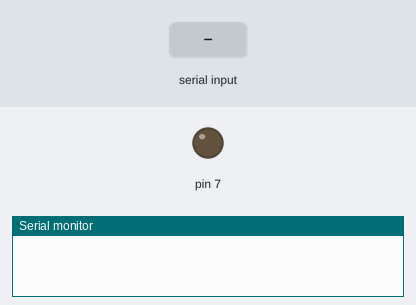
Simulated run of this sketch. Board: Arduino Mega 2560, built with avr-gcc and run on an emulated ATmega2560. Shown: output pins drawn as LEDs (lit = HIGH), the last lines printed to the serial monitor. Inputs (shaded band) come from the test bench.

Above: at 1.2 s.
1.3 s: byte 97 (97) received over Serial
At 2.5 s:
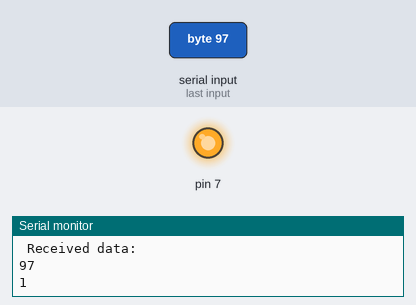
2.8 s: "0" received over Serial
Timing chart, 0 to 5.8 s (numbered marks = the images above; inputs shaded):
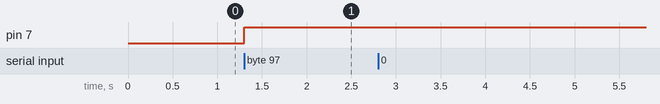

The sketch:

arduino_bluetooth.ino
```cpp
#include <SoftwareSerial.h>

int data;
String pinCode = "";


void setup () {
  SoftwareSerial Serial2(0,1);
  Serial2.begin(38400);
  Serial.begin (9600);
  pinMode (7, OUTPUT);
  digitalWrite(7, LOW);
}

String intToString(int c){
  String car;
  switch(c){
    case 48:
      car = "0";
      break;
    case 49:
      car = "1";
      break;
    case 50:
      car = "2";
      break;
    case 51:
      car = "3";
      break;
    case 52:
      car = "4";
      break;
    case 53:
      car = "5";
      break;
    case 54:
      car = "6";
      break;
    case 55:
      car = "7";
      break;
    case 56:
      car = "8";
      break;
    case 57:
      car = "9";
      break;
  }
  return car;
}

void loop () {
  if (Serial.available()>0) {
    data= Serial.read();
    Serial.println (" Received data: ");
    Serial.println (data);
    if (data==97){
      Serial.println ("1");
      digitalWrite(7, HIGH);
    }
    else if (data == 98){
      Serial.println ("0");
      digitalWrite(7, LOW);
    }
    else{
      if(pinCode.length()<4){
        Serial.println("new letter: " + intToString(data));
        pinCode += intToString(data);
      }
      else{
        pinCode = "";
      }
    }
    if(pinCode.length()==4){
      Serial2.print("AT+PSWD"+ pinCode);
    }
  }
}
```

Measured:
- after the input at 1.3 s, pin 7: LOW → HIGH at once
